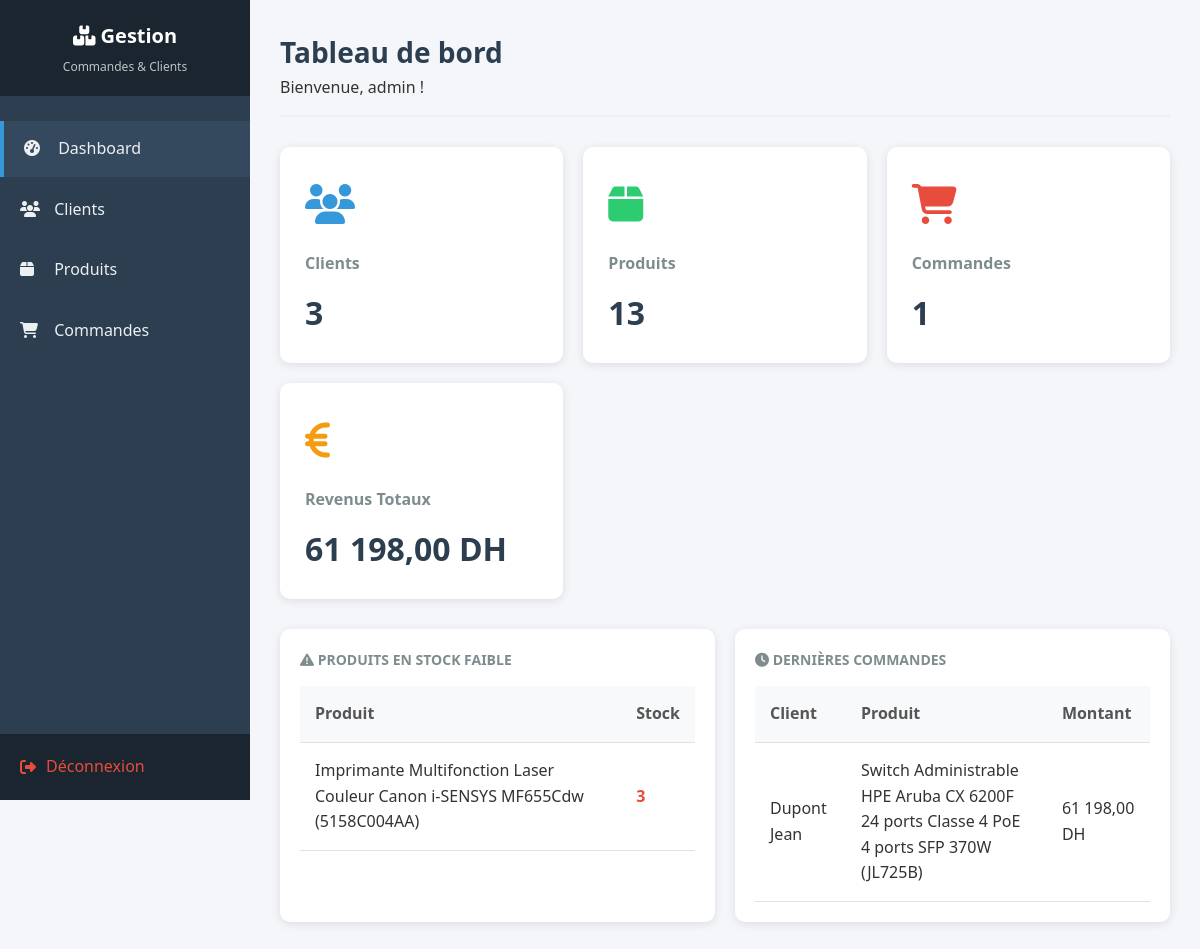
/index.php (signed in), run on the app's committed database.
### tables this page shows
CREATE TABLE `produits` (
  `id` int(11) NOT NULL,
  `nom` varchar(150) NOT NULL,
  `description` text DEFAULT NULL,
  `prix` decimal(10,2) NOT NULL,
  `stock` int(11) NOT NULL DEFAULT 0
);

CREATE TABLE `commandes` (
  `id` int(11) NOT NULL,
  `client_id` int(11) NOT NULL,
  `produit_id` int(11) NOT NULL,
  `quantite` int(11) NOT NULL,
  `date_commande` datetime DEFAULT current_timestamp(),
  `montant_total` decimal(10,2) NOT NULL
);

CREATE TABLE `clients` (
  `id` int(11) NOT NULL,
  `code_client` varchar(20) NOT NULL,
  `nom` varchar(100) NOT NULL,
  `prenom` varchar(100) NOT NULL,
  `email` varchar(150) NOT NULL,
  `telephone` varchar(20) DEFAULT NULL
);

### index.php (the view, shortened to what this page needs)
<?php
require_once 'base.php';
$nbClients = $pdo->query("SELECT COUNT(*) FROM clients")->fetchColumn();
$nbProduits = $pdo->query("SELECT COUNT(*) FROM produits")->fetchColumn();
$nbCommandes = $pdo->query("SELECT COUNT(*) FROM commandes")->fetchColumn();
$revenusTotal = $pdo->query("SELECT COALESCE(SUM(montant_total), 0) FROM commandes")->fetchColumn();
$produitsFaibleStock = $pdo->query("SELECT * FROM produits WHERE stock < 5 ORDER BY stock ASC LIMIT 5")->fetchAll();
$dernieresCommandes = $pdo->query("
    SELECT c.id, c.date_commande, c.quantite, c.montant_total,
           cl.nom AS client_nom, cl.prenom AS client_prenom,
           p.nom AS produit_nom
    FROM commandes c
    JOIN clients cl ON c.client_id = cl.id
    JOIN produits p ON c.produit_id = p.id
    ORDER BY c.date_commande DESC
    LIMIT 5
")->fetchAll();
?>
<!DOCTYPE html>
<html lang="fr">
<head>
    <link rel="stylesheet" href="style.css">
    <link rel="stylesheet" href="https://cdnjs.cloudflare.com/ajax/libs/font-awesome/6.4.0/css/all.min.css">
</head>
<body>
    <div class="main-container">
        <aside class="sidebar">
            <div class="sidebar-header">
                <h1><i class="fas fa-boxes"></i> Gestion</h1>
                <p>Commandes & Clients</p>
            </div>
            <ul class="sidebar-menu">
                <li><a href="index.php" class="active"><i class="fas fa-tachometer-alt"></i> Dashboard</a></li>
                <li><a href="liste_clients.php"><i class="fas fa-users"></i> Clients</a></li>
                <li><a href="liste_produits.php"><i class="fas fa-box"></i> Produits</a></li>
                <li><a href="liste_commandes.php"><i class="fas fa-shopping-cart"></i> Commandes</a></li>
            </ul>
            <div class="sidebar-footer">
                <a href="logout.php"><i class="fas fa-sign-out-alt"></i> Déconnexion</a>
            </div>
        </aside>
        <main class="main-content">
            <div class="page-header">
                <h2>Tableau de bord</h2>
                <p>Bienvenue, <?php echo htmlspecialchars($_SESSION['login']); ?> !</p>
            </div>
            <div class="dashboard-cards">
                <div class="card card-clients">
                    <div class="card-icon"><i class="fas fa-users"></i></div>
                    <h3>Clients</h3>
                    <div class="number"><?php echo $nbClients; ?></div>
                </div>
                <div class="card card-produits">
                    <div class="card-icon"><i class="fas fa-box"></i></div>
                    <h3>Produits</h3>
                    <div class="number"><?php echo $nbProduits; ?></div>
                </div>
                <div class="card card-commandes">
                    <div class="card-icon"><i class="fas fa-shopping-cart"></i></div>
                    <h3>Commandes</h3>
                    <div class="number"><?php echo $nbCommandes; ?></div>
                </div>
                <div class="card card-revenus">
                    <div class="card-icon"><i class="fas fa-euro-sign"></i></div>
                    <h3>Revenus Totaux</h3>
                    <div class="number"><?php echo number_format($revenusTotal, 2, ',', ' '); ?> DH</div>
                </div>
            </div>
            <div class="stats-grid">
                <div class="stat-card">
                    <h4><i class="fas fa-exclamation-triangle"></i> Produits en stock faible</h4>
                    <?php if (count($produitsFaibleStock) > 0): ?>
                        <table>
                            <thead>
                                <tr>
                                    <th>Produit</th>
                                    <th>Stock</th>
                                </tr>
                            </thead>
                            <tbody>
                                <?php foreach ($produitsFaibleStock as $produit): ?>
                                <tr>
                                    <td><?php echo htmlspecialchars($produit['nom']); ?></td>
                                    <td class="stock-low"><?php echo $produit['stock']; ?></td>
                                </tr>
                                <?php endforeach; ?>
                            </tbody>
                        </table>
                    <?php else: ?>
                        <p class="empty-message">Aucun produit en stock faible</p>
                    <?php endif; ?>
                </div>
                <div class="stat-card">
                    <h4><i class="fas fa-clock"></i> Dernières commandes</h4>
                    <?php if (count($dernieresCommandes) > 0): ?>
                        <table>
                            <thead>
                                <tr>
                                    <th>Client</th>
                                    <th>Produit</th>
                                    <th>Montant</th>
                                </tr>
                            </thead>
                            <tbody>
                                <?php foreach ($dernieresCommandes as $commande): ?>
                                <tr>
                                    <td><?php echo htmlspecialchars($commande['client_nom'] . ' ' . $commande['client_prenom']); ?></td>
                                    <td><?php echo htmlspecialchars($commande['produit_nom']); ?></td>
                                    <td><?php echo number_format($commande['montant_total'], 2, ',', ' '); ?> DH</td>
                                </tr>
                                <?php endforeach; ?>
                            </tbody>
                        </table>
                    <?php else: ?>
                        <p class="empty-message">Aucune commande enregistrée</p>
                    <?php endif; ?>
                </div>
            </div>
        </main>
    </div>
</body>
</html>

### style.css (style rules this page uses)
* { margin: 0; padding: 0; box-sizing: border-box; }
body { font-family: 'Segoe UI', Tahoma, Geneva, Verdana, sans-serif; background-color: #f5f6fa; color: #333; line-height: 1.6; }
.main-container { display: flex; min-height: 100vh; }
.sidebar { width: 250px; background: #2c3e50; color: white; position: fixed; height: 100vh; overflow-y: auto; }
.sidebar-header { padding: 20px; background: #1a252f; text-align: center; }
.sidebar-header h1 { font-size: 20px; margin-bottom: 5px; }
.sidebar-header p { font-size: 12px; color: #bdc3c7; }
.sidebar-menu { list-style: none; padding: 20px 0; }
.sidebar-menu li { margin: 5px 0; }
.sidebar-menu a { display: block; padding: 15px 20px; color: #ecf0f1; text-decoration: none; transition: all 0.3s; }
.sidebar-menu a:hover, .sidebar-menu a.active { background: #34495e; border-left: 4px solid #3498db; }
.sidebar-menu i { margin-right: 10px; width: 20px; display: inline-block; }
.sidebar-footer { position: absolute; bottom: 0; width: 100%; padding: 20px; background: #1a252f; }
.sidebar-footer a { color: #e74c3c; text-decoration: none; display: flex; align-items: center; gap: 10px; }
.main-content { flex: 1; margin-left: 250px; padding: 30px; }
.page-header { margin-bottom: 30px; padding-bottom: 15px; border-bottom: 2px solid #ecf0f1; }
.page-header h2 { color: #2c3e50; font-size: 28px; }
.dashboard-cards { display: grid; grid-template-columns: repeat(auto-fit, minmax(250px, 1fr)); gap: 20px; margin-bottom: 30px; }
.card { background: white; border-radius: 10px; padding: 25px; box-shadow: 0 2px 10px rgba(0, 0, 0, 0.1); transition: transform 0.3s; }
.card-icon { font-size: 40px; margin-bottom: 15px; }
.card-clients .card-icon { color: #3498db; }
.card-produits .card-icon { color: #2ecc71; }
.card-commandes .card-icon { color: #e74c3c; }
.card-revenus .card-icon { color: #f39c12; }
.card h3 { font-size: 16px; color: #7f8c8d; margin-bottom: 10px; }
.card .number { font-size: 32px; font-weight: bold; color: #2c3e50; }
table { width: 100%; border-collapse: collapse; }
thead { background: #f8f9fa; }
th, td { padding: 15px; text-align: left; border-bottom: 1px solid #dee2e6; }
th { font-weight: 600; color: #555; }
.stats-grid { display: grid; grid-template-columns: repeat(auto-fit, minmax(300px, 1fr)); gap: 20px; margin-top: 30px; }
.stat-card { background: white; border-radius: 10px; padding: 20px; box-shadow: 0 2px 10px rgba(0, 0, 0, 0.1); }
.stat-card h4 { color: #7f8c8d; margin-bottom: 15px; font-size: 14px; text-transform: uppercase; }
.stock-low { color: #e74c3c; font-weight: bold; }

### data on the page
produits: nom "Imprimante Multifonction Laser Couleur Canon i-SENSYS MF655Cdw (5158C004AA)", stock "3"
commandes: client.prenom "Dupont Jean", produit.nom "Switch Administrable HPE Aruba CX 6200F 24 ports Classe 4 PoE 4 ports SFP 370W (JL725B)", montant_total "61 198,00"

### other printed values
$_SESSION['login'] "admin"
$nbClients "3"
$nbProduits "13"
$nbCommandes "1"
$revenusTotal "61 198,00"
